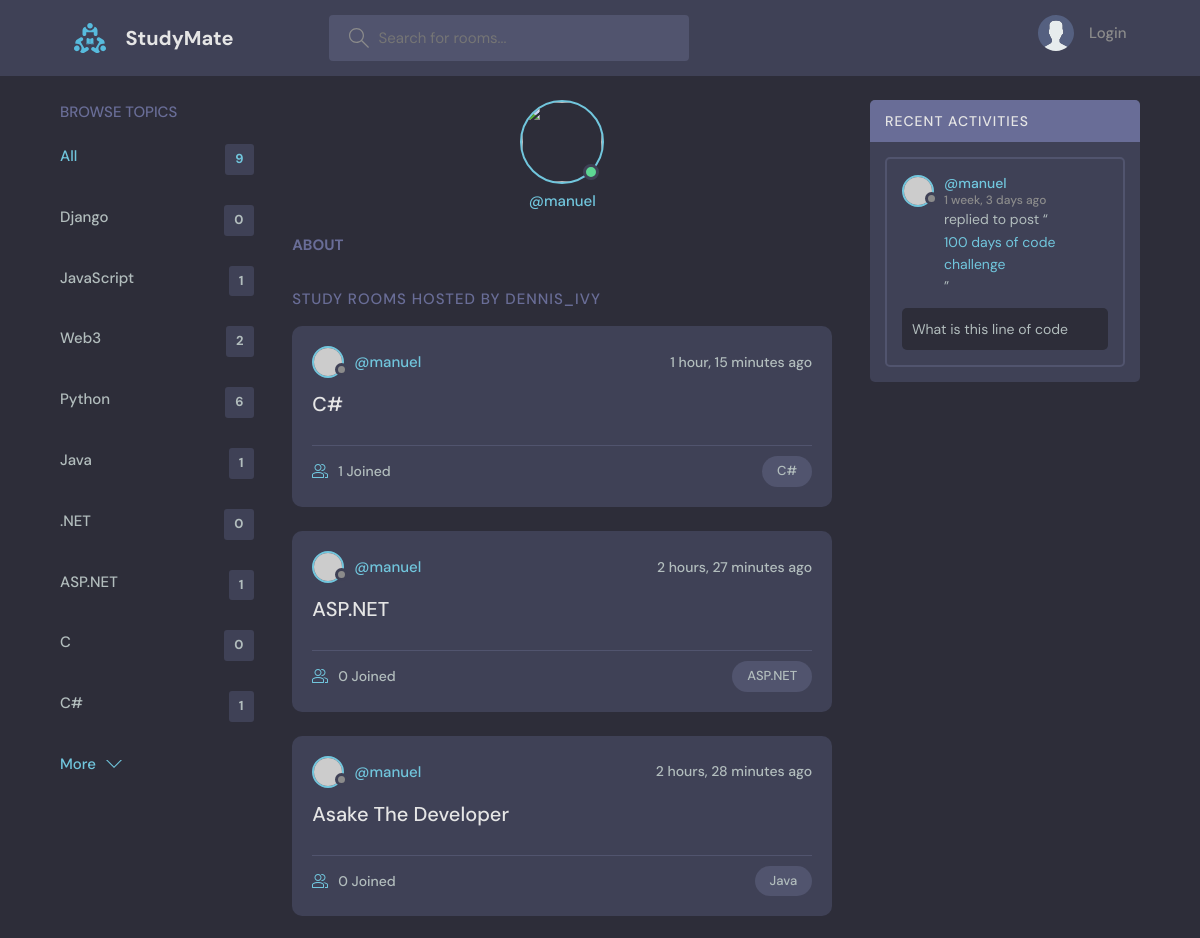
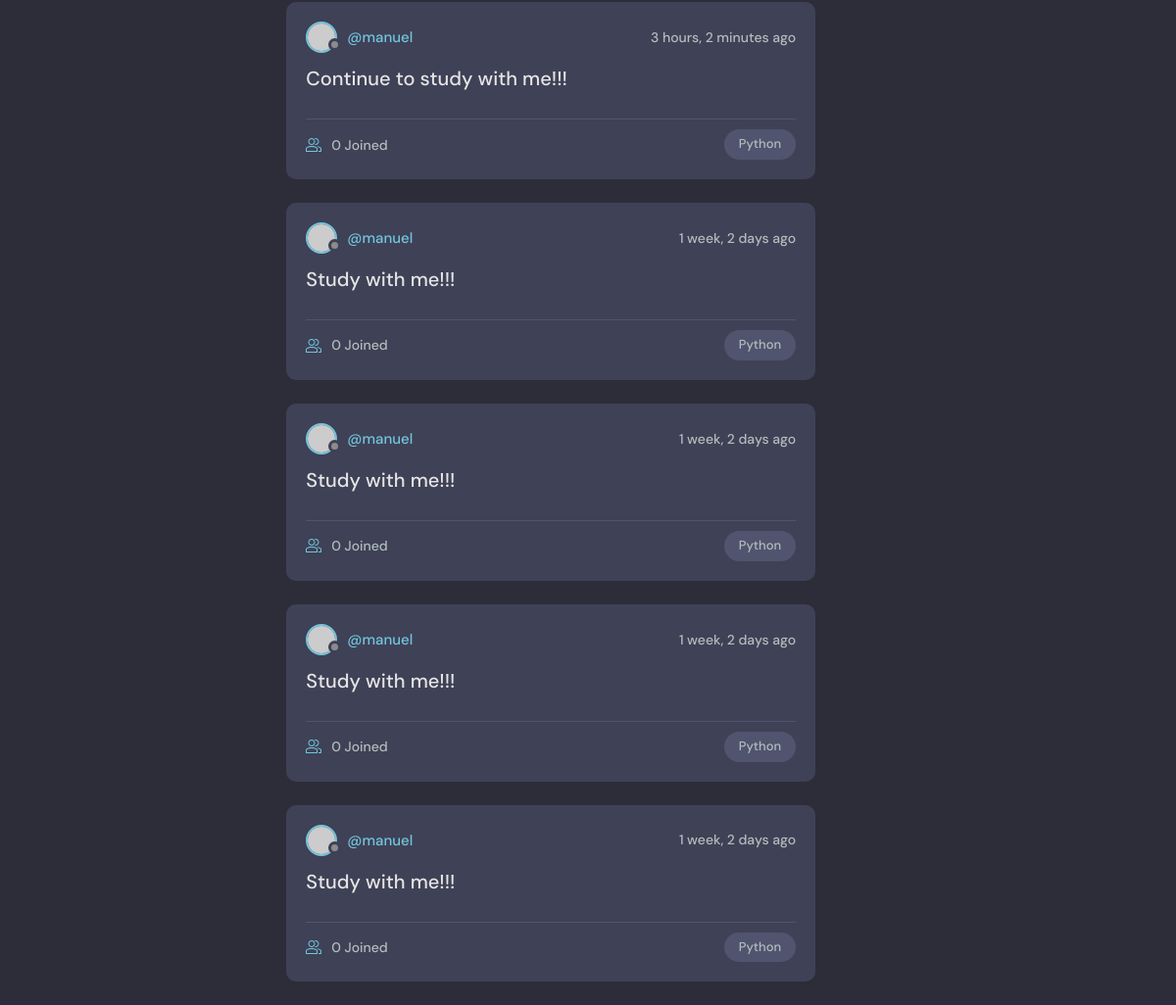
Screenshot of /profile/3/ with the database file from the repository (2 pictures, top to bottom).
### base/models.py (models this page shows, shortened)
class Topic(models.Model):
    name = models.CharField(max_length=200)

class Room(models.Model):
    host = models.ForeignKey(User, on_delete=models.SET_NULL, null=True)
    topic = models.ForeignKey(Topic, on_delete=models.SET_NULL, null=True)
    name = models.CharField(max_length=200)
    description = models.TextField(null=True, blank=True)
    participants = models.ManyToManyField(User, related_name='participants', blank=True)
    updated = models.DateTimeField(auto_now=True)
    created = models.DateTimeField(auto_now_add=True)
    class Meta:
        ordering = ['-updated', '-created']
    def __str__(self):
        return self.name

class Message(models.Model):
    user = models.ForeignKey(User, on_delete=models.CASCADE)
    room = models.ForeignKey(Room, on_delete=models.CASCADE)
    body = models.TextField()
    updated = models.DateTimeField(auto_now=True)
    created = models.DateTimeField(auto_now=True)
    class Meta:
        ordering = ['-updated', '-created']

### base/views.py (the view)
# urls.py: path('profile/<str:pk>/', views.userProfile, name='user-profile'),
def userProfile(request, pk):
    user = User.objects.get(id=pk)
    rooms = user.room_set.all()
    room_messages = user.message_set.all()
    topics = Topic.objects.all()
    context = {'user': user, 'rooms': rooms,
               'room_messages': room_messages, 'topics': topics}
    return render(request, 'base/profile.html', context)

### base/templates/base/profile.html (shortened to what this page needs)
{% extends 'main.html' %}
{% block content %}
<main class="profile-page layout layout--3">
  <div class="container">
    {% include 'base/topics_component.html' %}
    <div class="roomList">
      <div class="profile">
        <div class="profile__avatar">
          <div class="avatar avatar--large active">
            <img src="{{user.avatar.url}}" />
          </div>
        </div>
        <div class="profile__info">
          <p>@{{user.username}}</p>
        </div>
        <div class="profile__about">
          <h3>About</h3>
        </div>
      </div>
      <div class="roomList__header">
        <div>
          <h2>Study Rooms Hosted by dennis_ivy</a>
          </h2>
        </div>
      </div>
      {% include 'base/feed_component.html' %}
    </div>
    {% include 'base/activity_component.html' %}
  </div>
</main>
{% endblock content %}

### base/templates/base/topics_component.html
<div class="topics">
  <div class="topics__header">
    <h2>Browse Topics</h2>
  </div>
  <ul class="topics__list">
    <li>
      <a href="{% url 'home' %}" class="active">All <span>{{topics.count}}</span></a>
    </li>
{% for topic in topics %}
    <li>
      <a href="{% url 'home' %}?q={{topic.name}}">{{topic.name}}<span>{{topic.room_set.all.count}}</span></a>
    </li>
    {% endfor %}
  </ul>
  <a class="btn btn--link" href="topics.html">
    More
    <svg
      version="1.1"
      xmlns="http://www.w3.org/2000/svg"
      width="32"
      height="32"
      viewBox="0 0 32 32"
    >
      <title>chevron-down</title>
      <path d="M16 21l-13-13h-3l16 16 16-16h-3l-13 13z"></path>
    </svg>
  </a>
</div>

### base/templates/base/feed_component.html (shortened to what this page needs)
{% for room in rooms %}
<div class="roomListRoom">
  <div class="roomListRoom__header">
    <a
      href="{% url 'user-profile' room.host.id %}"
      class="roomListRoom__author"
    >
      <div class="avatar avatar--small">
        <img src="https://randomuser.me/api/portraits/women/11.jpg" />
      </div>
      <span>@{{room.host.username}}</span>
    </a>
    <div class="roomListRoom__actions">
      <span>{{room.created|timesince}} ago</span>
    </div>
  </div>
  <div class="roomListRoom__content">
    <a href="{% url 'room' room.id %}">{{room.name}}</a>
  </div>
  <div class="roomListRoom__meta">
    <a href="{% url 'room' room.id %}" class="roomListRoom__joined">
      {{room.participants.all.count}} Joined
    </a>
    <p class="roomListRoom__topic">{{room.topic.name}}</p>
  </div>
</div>
{% endfor %}

### base/templates/base/activity_component.html (shortened to what this page needs)
<div class="activities">
  <div class="activities__header">
    <h2>Recent Activities</h2>
  </div>
{% for message in room_messages %}
  <div class="activities__box">
    <div class="activities__boxHeader roomListRoom__header">
      <a href="{% url 'user-profile' message.user.id %}" class="roomListRoom__author">
        <div class="avatar avatar--small">
          <img src="https://randomuser.me/api/portraits/women/11.jpg" />
        </div>
        <p>
          @{{message.user}}
          <span>{{message.created|timesince}} ago</span>
        </p>
      </a>
    </div>
    <div class="activities__boxContent">
      <p>
        replied to post “<a href="{% url 'room' message.room.id %}">{{message.room}}</a
        >”
      </p>
      <div class="activities__boxRoomContent">
        {{message.body}}
      </div>
    </div>
  </div>
  {% endfor %}
</div>

### rows the page displays
Topic: name "Django", room_set.all.count "0"
Topic: name "JavaScript", room_set.all.count "1"
Topic: name "Web3", room_set.all.count "2"
Topic: name "Python", room_set.all.count "6"
Topic: name "Java", room_set.all.count "1"
Topic: name ".NET", room_set.all.count "0"
Topic: name "ASP.NET", room_set.all.count "1"
Topic: name "C", room_set.all.count "0"
Topic: name "C#", room_set.all.count "1"
Room: host.username "manuel", created "1 hour, 15 minutes", name "C#", participants.all.count "1", topic.name "C#"
Room: host.username "manuel", created "2 hours, 27 minutes", name "ASP.NET", participants.all.count "0", topic.name "ASP.NET"
Room: host.username "manuel", created "2 hours, 28 minutes", name "Asake The Developer", participants.all.count "0", topic.name "Java"
Room: host.username "manuel", created "3 hours, 2 minutes", name "Continue to study with me!!!", participants.all.count "0", topic.name "Python"
Room: host.username "manuel", created "1 week, 2 days", name "Study with me!!!", participants.all.count "0", topic.name "Python"
Room: host.username "manuel", created "1 week, 2 days", name "Study with me!!!", participants.all.count "0", topic.name "Python"
Room: host.username "manuel", created "1 week, 2 days", name "Study with me!!!", participants.all.count "0", topic.name "Python"
Room: host.username "manuel", created "1 week, 2 days", name "Study with me!!!", participants.all.count "0", topic.name "Python"
Message: user "manuel", created "1 week, 3 days", room "100 days of code challenge", body "What is this line of code"

### other values shown
{{ topics.count }} "9"
{{ user.username }} "manuel"
